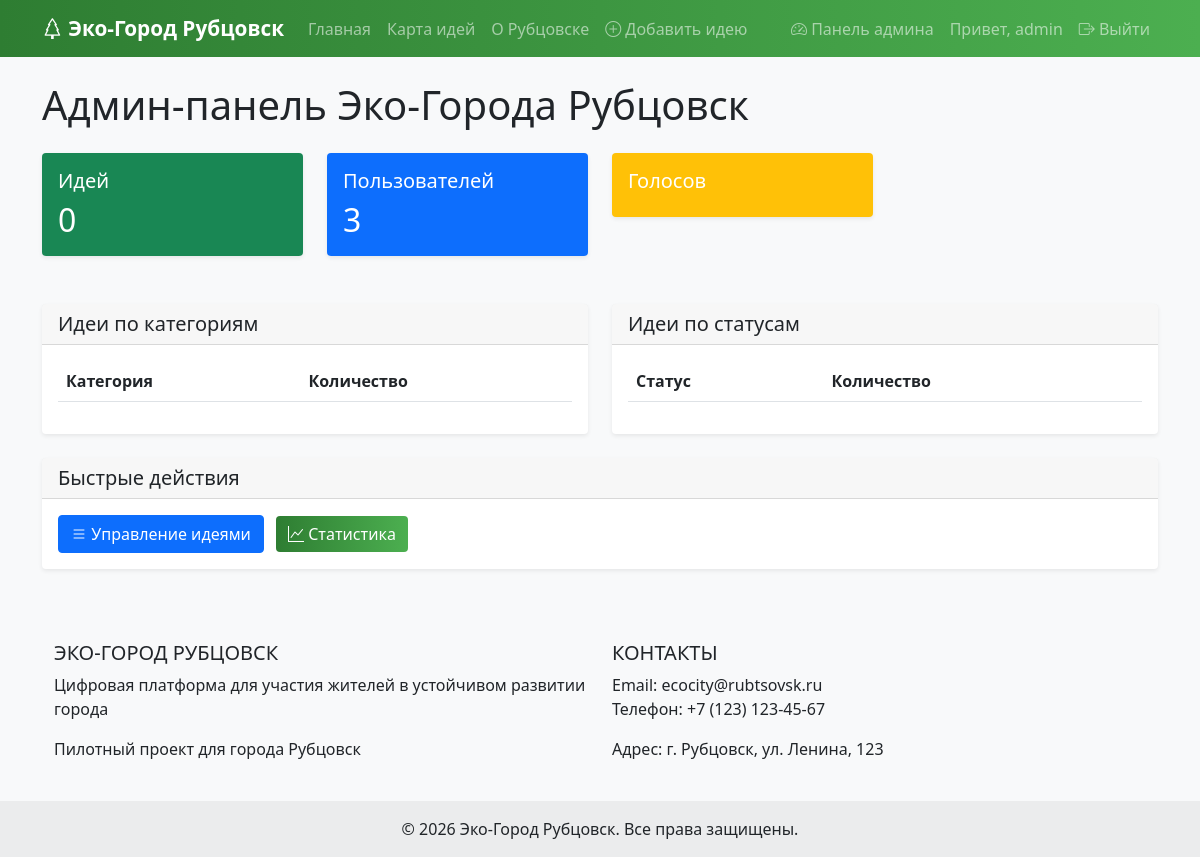
Page /admin (signed in) on the earlier database version.
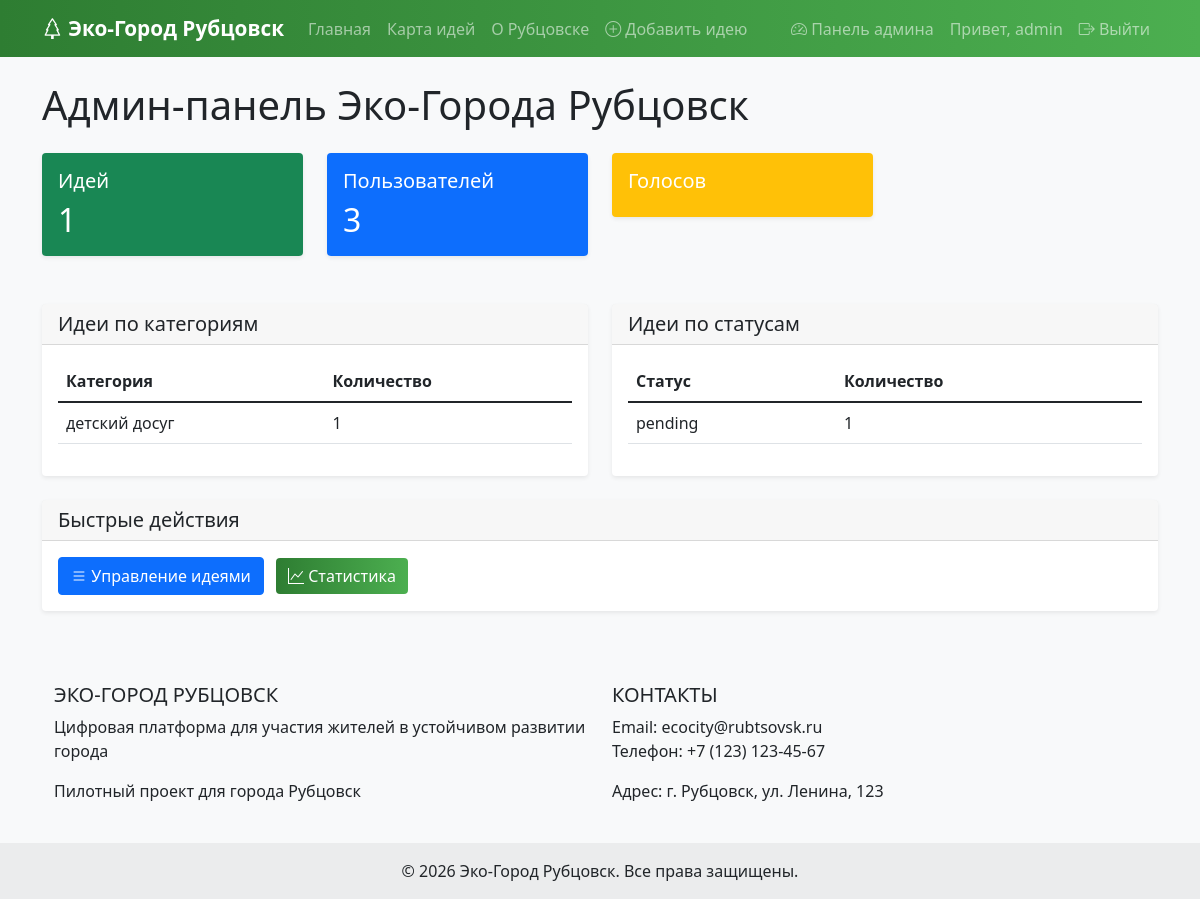
Same page on the later database version.
### app.py (models this page shows)
class Idea(db.Model):
    id = db.Column(db.Integer, primary_key=True)  # Уникальный ID идеи
    title = db.Column(db.String(200), nullable=False)  # Заголовок идеи
    description = db.Column(db.Text, nullable=False)  # Описание идеи
    category = db.Column(db.String(50), nullable=False)  # Категория
    latitude = db.Column(db.Float, nullable=False)  # Широта на карте
    longitude = db.Column(db.Float, nullable=False)  # Долгота на карте
    status = db.Column(db.String(20), default='pending')  # Статус
    created_at = db.Column(db.DateTime, default=datetime.utcnow)  # Дата создания
    user_id = db.Column(db.Integer, db.ForeignKey('user.id'), nullable=False)  # ID автора
    votes_count = db.Column(db.Integer, default=0)  # Количество голосов
    author = db.relationship('User', backref='ideas', lazy=True)

### app.py (the view)
@app.route('/admin')
@login_required
def admin_dashboard():
    if not current_user.is_admin:
        return redirect(url_for('index'))
    total_ideas = Idea.query.count()
    total_users = User.query.count()
    categories = db.session.query(
        Idea.category,
        db.func.count(Idea.id)
    ).group_by(Idea.category).all()
    statuses = db.session.query(
        Idea.status,
        db.func.count(Idea.id)
    ).group_by(Idea.status).all()
    return render_template('admin/dashboard.html',
                           total_ideas=total_ideas,
                           total_users=total_users,
                           categories=categories,
                           statuses=statuses)

### app.py (called while the page is built)
@login_manager.user_loader
def load_user(user_id):
    return User.query.get(int(user_id))

### templates/admin/dashboard.html (shortened to what this page needs)
{% extends "base.html" %}
{% block content %}
<h1 class="mb-4">Админ-панель Эко-Города Рубцовск</h1>
<div class="row">
    <div class="col-md-3 mb-4">
        <div class="card text-white bg-success">
            <div class="card-body">
                <h5 class="card-title">Идей</h5>
                <h2 class="card-text">{{ total_ideas }}</h2>
            </div>
        </div>
    </div>
    <div class="col-md-3 mb-4">
        <div class="card text-white bg-primary">
            <div class="card-body">
                <h5 class="card-title">Пользователей</h5>
                <h2 class="card-text">{{ total_users }}</h2>
            </div>
        </div>
    </div>
    <div class="col-md-3 mb-4">
        <div class="card text-white bg-warning">
            <div class="card-body">
                <h5 class="card-title">Голосов</h5>
            </div>
        </div>
    </div>
</div>
<div class="row mt-4">
    <div class="col-md-6">
        <div class="card">
            <div class="card-header">
                <h5 class="card-title mb-0">Идеи по категориям</h5>
            </div>
            <div class="card-body">
                <table class="table">
                    <thead>
                        <tr>
                            <th>Категория</th>
                            <th>Количество</th>
                        </tr>
                    </thead>
                    <tbody>
                        {% for category, count in categories %}
                        <tr>
                            <td>{{ category }}</td>
                            <td>{{ count }}</td>
                        </tr>
                        {% endfor %}
                    </tbody>
                </table>
            </div>
        </div>
    </div>
    <div class="col-md-6">
        <div class="card">
            <div class="card-header">
                <h5 class="card-title mb-0">Идеи по статусам</h5>
            </div>
            <div class="card-body">
                <table class="table">
                    <thead>
                        <tr>
                            <th>Статус</th>
                            <th>Количество</th>
                        </tr>
                    </thead>
                    <tbody>
                        {% for status, count in statuses %}
                        <tr>
                            <td>{{ status }}</td>
                            <td>{{ count }}</td>
                        </tr>
                        {% endfor %}
                    </tbody>
                </table>
            </div>
        </div>
    </div>
</div>
<div class="row mt-4">
    <div class="col-12">
        <div class="card">
            <div class="card-header">
                <h5 class="card-title mb-0">Быстрые действия</h5>
            </div>
            <div class="card-body">
                <div class="d-grid gap-2 d-md-block">
                    <a href="{{ url_for('admin_ideas') }}" class="btn btn-primary">
                        <i class="bi bi-list"></i> Управление идеями
                    </a>
                    <a href="{{ url_for('admin_statistics') }}" class="btn btn-success ms-2">
                        <i class="bi bi-graph-up"></i> Статистика
                    </a>
                </div>
            </div>
        </div>
    </div>
</div>
{% endblock %}

Differences in the rows shown:
added Idea: category "детский досуг", id "1", status "pending"
Other differences:
{{ total_ideas }}: "0" → "1"
